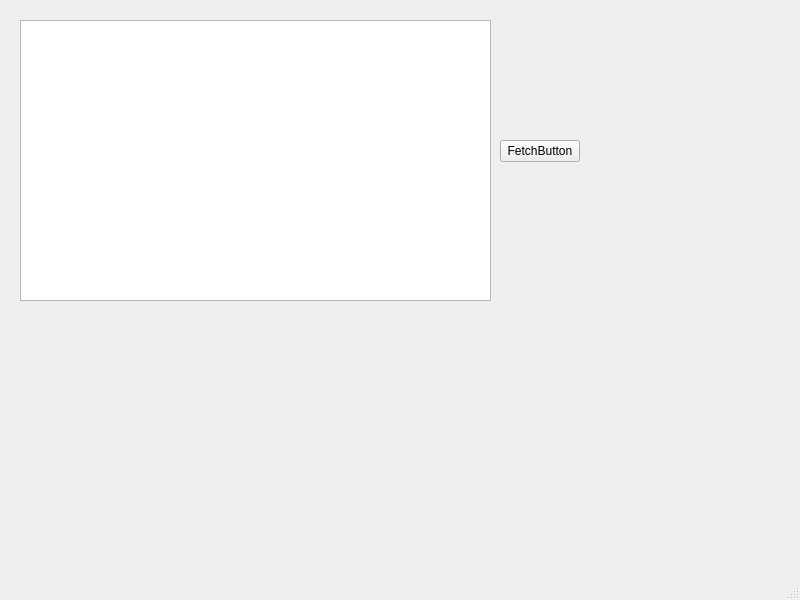
<?xml version="1.0" encoding="UTF-8"?>
<ui version="4.0">
 <class>MainWindow</class>
 <widget class="QMainWindow" name="MainWindow">
  <property name="geometry">
   <rect>
    <x>0</x>
    <y>0</y>
    <width>800</width>
    <height>600</height>
   </rect>
  </property>
  <property name="windowTitle">
   <string>MainWindow</string>
  </property>
  <widget class="QWidget" name="centralwidget">
   <widget class="QPushButton" name="FetchButton">
    <property name="geometry">
     <rect>
      <x>500</x>
      <y>140</y>
      <width>80</width>
      <height>22</height>
     </rect>
    </property>
    <property name="text">
     <string>FetchButton</string>
    </property>
   </widget>
   <widget class="QTextEdit" name="textOutput">
    <property name="geometry">
     <rect>
      <x>20</x>
      <y>20</y>
      <width>471</width>
      <height>281</height>
     </rect>
    </property>
   </widget>
  </widget>
  <widget class="QMenuBar" name="menubar">
   <property name="geometry">
    <rect>
     <x>0</x>
     <y>0</y>
     <width>800</width>
     <height>19</height>
    </rect>
   </property>
  </widget>
  <widget class="QStatusBar" name="statusbar"/>
 </widget>
 <resources/>
 <connections/>
</ui>
